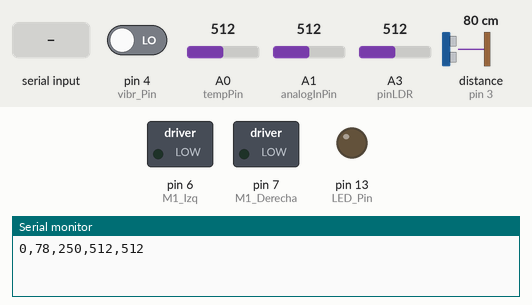
Recording of a sketch running on a simulated Arduino Uno, built with avr-gcc and run on an emulated ATmega328P. Shown: switched loads named in the sketch (green lamp = pin HIGH), output pins drawn as LEDs (lit = HIGH), the last lines printed to the serial monitor. Wiring (inferred from the names in the program): ultrasonic range finder: trigger pin 2; echo pin 3. Inputs (shaded band) come from the test bench; at power-on: pin 4 (vibr_Pin) LOW, A0 (tempPin) = 512, A1 (analogInPin) = 512, A3 (pinLDR) = 512, distance to the obstacle (sensor on pin 3) 80 cm. The echo pulse lasts 58.3 µs per cm; pins used as bus, display or sensor lines are not drawn.

Above: at 1.2 s.
1.3 s: "1\n" received over Serial
At 3.1 s:
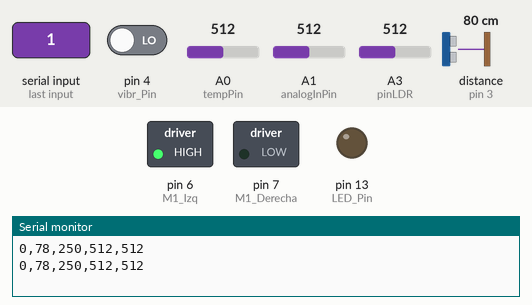
5.0 s: "0\n" received over Serial
At 6.1 s:
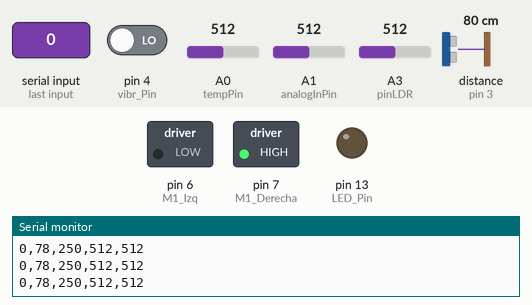
Timing chart, 0 to 8.0 s (numbered marks = the images above; inputs shaded):
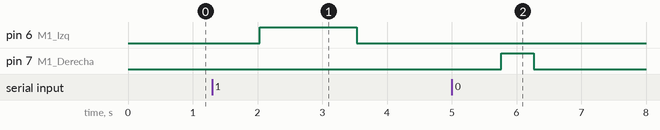

The sketch:

PrograCompiArduinoSensores.ino
```cpp
//sonido
const int analogInPin = A1;
int sensorValue = 0;

//ultrasonico
const int Trigger = 2;   //Pin digital 2 para el Trigger del sensor
const int Echo = 3;   //Pin digital 3 para el Echo del sensor

//Motor
int M1_Izq = 6; //Pin digital 4 para Direccion
int M1_Derecha = 7; //Pin digital 5 para Direccion

//Temperatura
int val;
const int tempPin = A0; //Pin digital A3 para temperatura

//Luz Aquí almacenamos los datos recogidos del LDR:
int valorLDR = 0;
//Luz Pin analógico donde conectarmos el LDR
int pinLDR = A3;

//Vibracion
int LED_Pin = 13;
int vibr_Pin =4;


//variable para meter todos los datos
//Temperatura,Distancia,Decibelios,Iluminacion
//vibra,incli,temp,luz,sonido
String TodosLosDatos = "";


void setup() {
  Serial.begin(9600);//iniciailzamos la comunicación
  //Ultrasonico
  pinMode(Trigger, OUTPUT); //pin como salida
  pinMode(Echo, INPUT);  //pin como entrada
  digitalWrite(Trigger, LOW);//Inicializamos el pin con 0
  //Motor
  pinMode(M1_Izq, OUTPUT);
  pinMode(M1_Derecha, OUTPUT);
  //Vibracion
  pinMode(LED_Pin, OUTPUT);
  pinMode(vibr_Pin, INPUT); //set vibr_Pin input for measurment
}

void loop() {
  ////////////////////////////////////////////////////////
  //Vibracion
  long measurement =TP_init();

  TodosLosDatos.concat((String)measurement);


  ///////////////////////////////////////////////////////
  //ultrasonico
  long t; //tiempo que demora en llegar el eco
  long d; //distancia en centimetros
  digitalWrite(Trigger, HIGH);
  delayMicroseconds(10);          //Enviamos un pulso de 10us
  digitalWrite(Trigger, LOW);
  t = pulseIn(Echo, HIGH); //obtenemos el ancho del pulso
  d = t/59;             //escalamos el tiempo a una distancia en cm
  TodosLosDatos.concat(",");
  TodosLosDatos.concat((String)d);


  ///////////////////////////////////////////////////////
  //Temperatura
  val = analogRead(tempPin);
  float mv = ( val/1024.0)*5000;
  float cel = mv/10;    //temperatura en celsius
  float farh = (cel*9)/5 + 32; //temperatura en fahrenheit (borrar)
  TodosLosDatos.concat(",");
  TodosLosDatos.concat((String) round(cel));

  //////////////////////////////////////////////////////
  //Valor de luz leido intervalo entre  0 a 1023, 0=oscuridad
  valorLDR = analogRead(pinLDR);
  TodosLosDatos.concat(",");
  TodosLosDatos.concat((String) valorLDR);

  ///////////////////////////////////////////////////////
  //sonido
  sensorValue = analogRead(analogInPin);
  double db = (20 * log(10)) * (sensorValue / 5);
  TodosLosDatos.concat(",");
  TodosLosDatos.concat((String)sensorValue);

  ///////////////////////////////////////////////////////
  Serial.println(TodosLosDatos);
  TodosLosDatos="";
  ///////////////////////////////////////////////////////


  String datosRecibidos;
  if (Serial.available() > 0) {
    datosRecibidos = Serial.readStringUntil('\n');
    //DEBUG(datosRecibidos);
    //Serial.println(datosRecibidos);
    //girar(1); //E
    //delay(1500);
 }


  //delay(1000);
  //girar (2);
  //delay(100); //1 sg
  //stop();

  for (int i=0; i<8; i++){
    if ((String)datosRecibidos[i]=="1"){
      girar(1); //E
      delay(1500);
      stop();
      delay(200);
    }
    if((String)datosRecibidos[i]=="0"){
      girar(2);
      delay(500);
      stop();
      delay(200);
    }
  }
  stop();
  //delay(1000);


 /*
  stop();
  delay(250); //250ms


  stop();
  delay(250); //250ms
  */
}

//Funcion de girar motor
void girar(int direccion)
{
  boolean inPin1 = LOW;
  boolean inPin2 = HIGH;

  if(direccion == 1){
    inPin1 = HIGH;
    inPin2 = LOW;
  }
    digitalWrite(M1_Izq, inPin1);
    digitalWrite(M1_Derecha, inPin2);
}

//Funcion de parar motor
void stop(){
    digitalWrite(M1_Izq, LOW);
    digitalWrite(M1_Derecha, LOW);
}

//Funcion para vibracion
long TP_init(){
  delay(10);
  long measurement=pulseIn (vibr_Pin, HIGH);  //wait for the pin to get HIGH and returns measurement
  return measurement;
}
```

Measured:
- after the input at 1.3 s, pin 6 (M1_Izq): LOW → HIGH after 0.73 s, → LOW 1.5 s later
- after the input at 5.0 s, pin 7 (M1_Derecha): LOW → HIGH after 0.77 s, → LOW 0.50 s later
